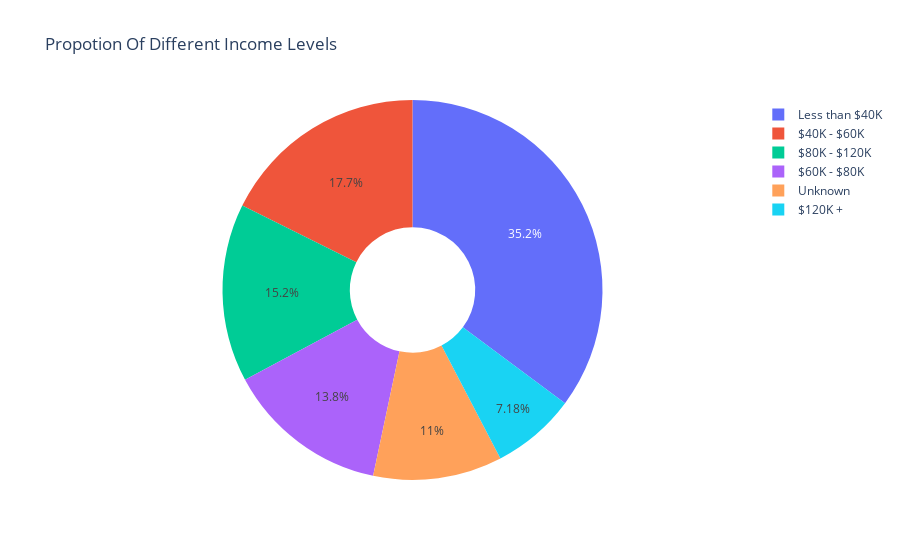

Notebook cell for this chart:
### Code cell
#%% 

# Income levels proportion
ex.pie(df,names='Income_Category',title='Propotion Of Different Income Levels',hole=0.33)

### Figure 1 — Plotly figure (JSON) as saved in the notebook; plotly's stock layout.template omitted (floating-point values rounded to 4 significant figures; data arrays with more than 128 entries replaced by an {"elided": "..."} marker saying what was removed)
{"data": [{"domain": {"x": [0, 1], "y": [0, 1]}, "hole": 0.33, "hovertemplate": "Income_Category=%{label}<extra></extra>", "labels": {"elided": "10127 str values"}, "legendgroup": "", "name": "", "showlegend": true, "type": "pie"}], "layout": {"legend": {"tracegroupgap": 0}, "title": {"text": "Propotion Of Different Income Levels"}}}
